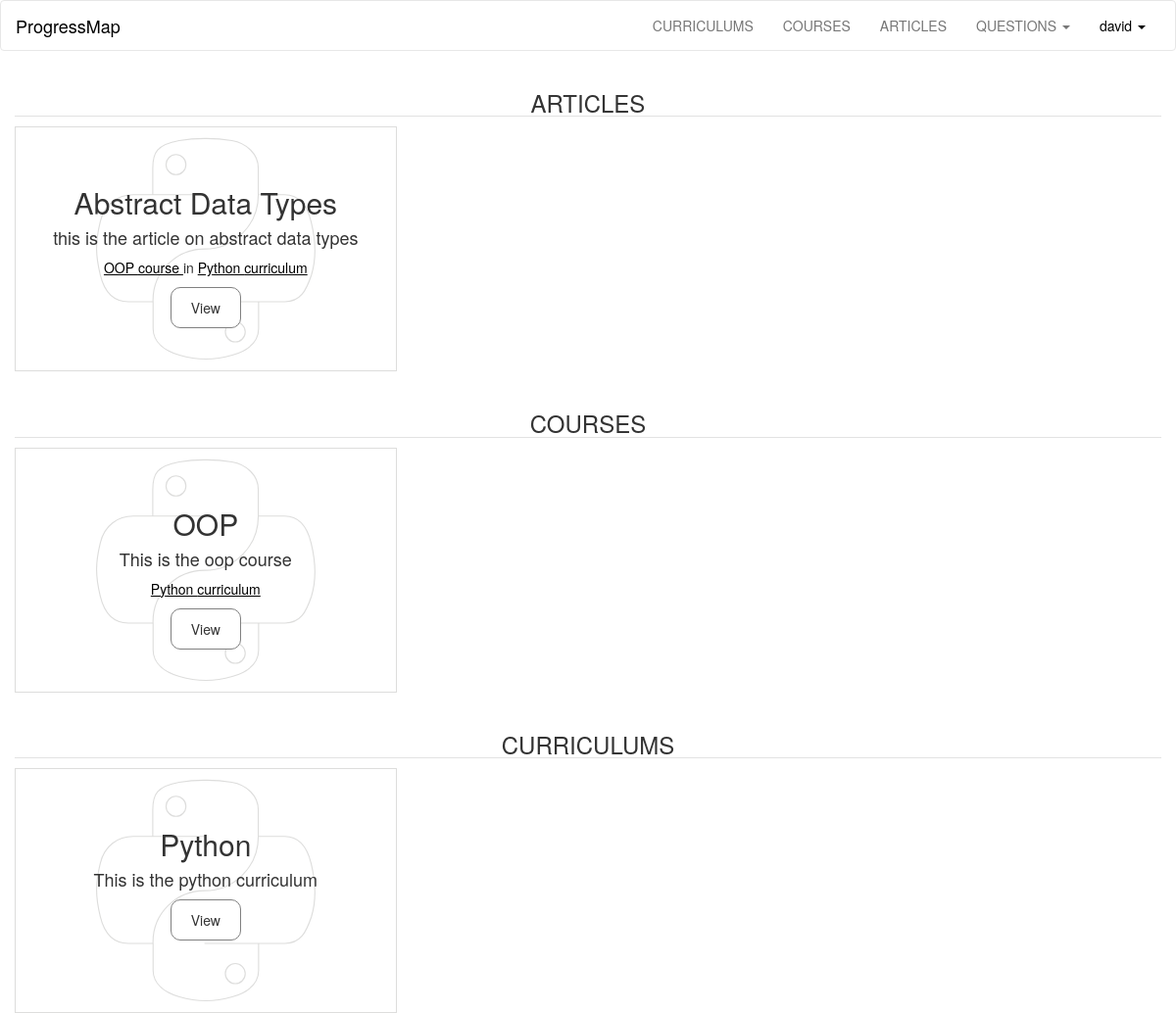
The page /user/david/content (signed in) on the database as committed earlier.
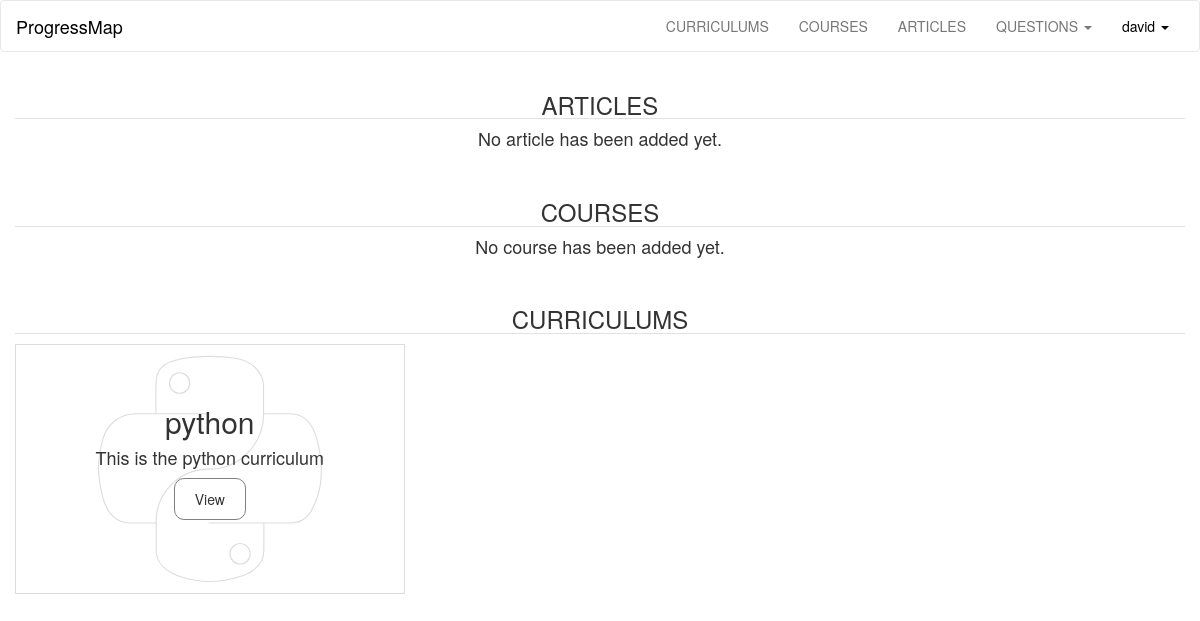
The same page on the database as committed later.
### progressMap/models.py (models this page shows, shortened)
class User(db.Model, UserMixin):
	id = db.Column(db.Integer, primary_key = True)
	username = db.Column(db.String(40), unique = True)
	email = db.Column(db.String(120), unique = True)
	password_hash = db.Column(db.String)
	articles =  db.relationship('Articles', backref='user', lazy='dynamic')
	courses =  db.relationship('Courses', backref='user', lazy='dynamic')
	curriculums =  db.relationship('Curriculums', backref='user', lazy='dynamic')
	completed = db.relationship('Completed', backref='user', lazy='dynamic')
	allContent = db.relationship('AllContent', backref='user', lazy='dynamic')
	@property
	def password(self):
		raise AttributeError('password: write-only field')

class Articles(db.Model):
	id  = db.Column(db.Integer, primary_key = True)
	title = db.Column(db.String(300), nullable=False)
	description = db.Column(db.Text, nullable=False)
	user_id = db.Column(db.Integer, db.ForeignKey('user.id'), nullable=False)
	course_id = db.Column(db.Integer, db.ForeignKey('courses.id'), nullable=False)
	curriculum_id = db.Column(db.Integer, db.ForeignKey('curriculums.id'), nullable=False)

class Courses(db.Model):
	id  = db.Column(db.Integer, primary_key = True)
	title = db.Column(db.String(300), nullable=False)
	description = db.Column(db.Text, nullable=False)
	articles =  db.relationship('Articles', backref='course', lazy='dynamic')
	user_id = db.Column(db.Integer, db.ForeignKey('user.id'), nullable=False)
	curriculum_id = db.Column(db.Integer, db.ForeignKey('curriculums.id'), nullable=False)

class Curriculums(db.Model):
	id  = db.Column(db.Integer, primary_key = True)
	title = db.Column(db.String(300), nullable=False)
	description = db.Column(db.Text, nullable=False)
	articles =  db.relationship('Articles', backref='curriculum', lazy='dynamic')
	courses =  db.relationship('Courses', backref='curriculum', lazy='dynamic')
	user_id = db.Column(db.Integer, db.ForeignKey('user.id'), nullable=False)

### progressMap/user/views.py (the view)
@login_required
@user.route('/<username>/content')
def addedContent(username):
	user = current_user
	return render_template('addedContent.html', user = user)

### progressMap/main/views.py (called while the page is built)
@login_manager.user_loader
def load_user(userid):
	return models.User.query.get(int(userid))

### progressMap/templates/addedContent.html (shortened to what this page needs)
{% extends 'base.html' %}
{% block user_link %}
{% if current_user.is_authenticated %}
<li class="dropdown">
<a class="dropdown-toggle active" data-toggle="dropdown" href="#">{{current_user.username}}
<span class="caret"></span></a>
</li>
{% else %}
<li><a href="{{ url_for('main.show', page='login') }}">LOGIN</a>
</li>
{% endif %}
{% endblock %}
{% block content %}
<section class="container-fluid content">
<h3 class="b-down text-center">ARTICLES</h3>
	{% for article in user.articles%}
	<section class="text-center tile">
		<article class="title">
			<br /><br /><br />
			<h2 style="margin-top: 0px;">{{article.title}}</h2>
			<h4 class="desc">
				{{article.description}}
			</h4>
			<p class="date underline">
				<a>{{ article.course.title }} course </a> in
				<a>{{ article.curriculum.title }} curriculum</a>
			</p>
			<button class="button">View</button>
		</article>
	</section>
	{% else %}
	<h4 class="text-center">No article has been added yet.</h4>
	{% endfor %}
</section>
<br />
<section class="container-fluid content">
<h3 class="b-down text-center">COURSES</h3>
	{% for course in user.courses%}
	<section class="text-center tile">
		<article class="title">
			<br /><br /><br />
			<h2 style="margin-top: 0px;">{{course.title}}</h2>
			<h4 class="desc">
				{{course.description}}
			</h4>
			<p class="date underline">
				<a>{{ course.curriculum.title }} curriculum</a>
			</p>
			<button class="button">View</button>
		</article>
	</section>
	{% else %}
	<h4 class="text-center">No course has been added yet.</h4>
	{% endfor %}
</section>
<br />
<section class="container-fluid content">
<h3 class="b-down text-center">CURRICULUMS</h3>
	{% for curriculum in user.curriculums%}
	<section class="text-center tile">
		<article class="title">
			<br /><br /><br />
			<h2 style="margin-top: 0px;">{{curriculum.title}}</h2>
			<h4 class="desc">
				{{curriculum.description}}
			</h4>
			<button class="button">View</button>
		</article>
	</section>
	{% else %}
	<h4 class="text-center">No curriculum has been added yet.</h4>
	{% endfor %}
</section>
{% endblock %}

### progressMap/templates/base.html (shortened to what this page needs)
<!doctype html>
<html>
<head>
	<link rel="stylesheet" href="{{ url_for('static', filename='css/bootstrap.min.css') }}">
	<link rel='stylesheet' href="{{ url_for('static', filename='css/main.css') }}">
</head>
<body>
	<nav class="navbar navbar-default">
		<div class="container-fluid">
			<div class="navbar-header">
				<a class="navbar-brand active" href="{{ url_for('main.show', page='map') }}">
					ProgressMap
				</a>
			</div>
			<div class="collapse navbar-collapse" id="myNavbar">
				<ul class="nav navbar-nav navbar-right nav-items text-center">
					{% block curriculums_link %}
  					<li><a href="{{ url_for('curriculums.show')}}">CURRICULUMS</a></li>
					{% endblock %}
					{% block courses_link %}
  					<li><a href="{{ url_for('courses.show')}}">COURSES</a></li>
					{% endblock %}
					{% block articles_link %}
  					<li><a href="{{ url_for('articles.show')}}">ARTICLES</a></li>
					{% endblock %}
					{% block questions_link %}
					<li class="dropdown">
                        <a class="dropdown-toggle" data-toggle="dropdown" href="#">QUESTIONS
                            <span class="caret"></span></a>
                    </li>
					{% endblock %}
					{% block user_link %}{% endblock %}
				</ul>
			</div>
		</div>
	</nav>
	{% block content %}{% endblock %}
</body>
</html>

### progressMap/static/css/main.css (style rules this page uses)
a { color: black; text-decoration: none; }
.navbar-default .navbar-nav>li>a.active { color: black; }
.navbar-default { background-color: white; }
.navbar-default .navbar-brand { color: black; }
.button { padding: 10px 20px; border: 1px solid gray; border-radius: 10px; background-color: white; }
.content { background-color: white; }
@media screen and (min-width: 768px) { .tile { width: 33.3%; height: 250px; float: left; border: 1px solid #DDDDDC; } }
.title { height: 100%; padding: 0; background: url(/static/img/python.svg) no-repeat; background-position: center; }
.b-down { border-bottom: 1px solid #e2e2e2; }

Rows that differ between the two databases and show on the page:
removed Articles: title "Abstract Data Types", description "this is the article on abstract data types", course "OOP", curriculum "Python"
removed Courses: title "OOP", description "This is the oop course", curriculum "Python"
changed Curriculums "This is the python curriculum": title "Python" → "python"
Other text that changed with them:
text now shown: "No article has been added yet. No course has been added yet."
